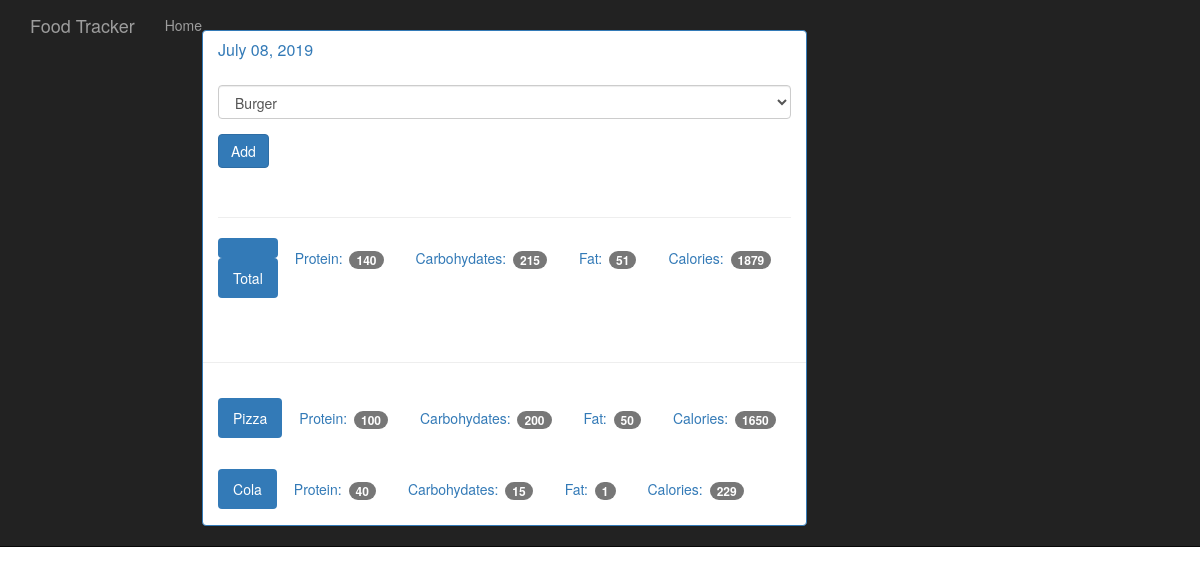
Page /view/20190708 on the committed database.
### tables this page shows
CREATE TABLE food (
    id integer primary key autoincrement,
    name text not null,
    protein integer not null,
    carbohydrates integer not null,
    fat integer not null,
    calories integer not null
);

### app.py (the view)
@app.route('/view/<date>',methods=["GET","POST"])
def view(date):
	db =get_db()
	cur=db.execute('select id,entry_date from log_date where entry_date=?',[date])
	date_result =cur.fetchone()
	if request.method=="POST":
		db.execute('insert into food_date (food_id,log_date_id)values(?,?)',\
			[request.form['food-select'],date_result['id']])
		db.commit()
	d=datetime.strptime(str(date_result['entry_date']),"%Y%m%d")
	pretty_date=datetime.strftime(d,'%B %d, %Y')
	food_cur=db.execute('select id,name from food')
	food_results=food_cur.fetchall()
	log_cur=db.execute('select food.name, food.protein, food.carbohydrates, \
		food.fat, food.calories from log_date \
		join food_date on food_date.log_date_id = log_date.id \
		join food on food.id = food_date.food_id where log_date.entry_date = ?', [date])
	log_results=log_cur.fetchall()
	totals={}
	totals['protein']=0
	totals['carbohydrates']=0
	totals['fat']=0
	totals['calories']=0
	for food in log_results:
		totals['protein']+=food['protein']
		totals['carbohydrates']+=food['carbohydrates']
		totals['fat']+=food['fat']
		totals['calories']+=food['calories']
	return render_template('day.html',entry_date=date_result['entry_date'],\
		pretty_date=pretty_date,food_results=food_results,\
		log_results=log_results,totals=totals)

### database.py (called while the page is built)
def connect_db():
    sql = sqlite3.connect('/home/ffulan/Dev/Flask/UltimateFlask/FoodTruckFlask/FoodLog.db')
    sql.row_factory = sqlite3.Row
    return sql

def get_db():
    if not hasattr(g, 'sqlite_db'):
        g.sqlite_db = connect_db()
    return g.sqlite_db

### templates/day.html
{%extends 'base.html'%}
{%block body%}
    <nav class="navbar navbar-inverse navbar-fixed-top">
      <div class="container">
        <div class="navbar-header">
          <a class="navbar-brand" href="{{url_for('index')}}">Food Tracker</a>
        </div>
        <div id="navbar" class="navbar-collapse collapse">
          <ul class="nav navbar-nav">
            <li><a href="{{url_for('index')}}">Home</a></li>
            <li><a href="{{url_for('food')}}>Add Food Item</a></li>
          </ul>
        </div>
      </div>
    </nav>
    <div class="container theme-showcase col-sm-6 col-sm-offset-3" role="main">
      <div class="row">
        <div>
          <div class="panel panel-primary">
            <div class="panel-heading">
              <h3 class="panel-title">{{pretty_date}}</h3>
            </div>
            <div class="panel-body">
              <form method="POST" action="{{url_for('view',date=entry_date)}}">
                <div class="form-group">
                  <select class="form-control" name="food-select">
                    {%for food in food_results%}
                    <option value={{food.id}}>{{food.name}}</option>
                    {%endfor%}
                  </select>
                </div>
                <button type="submit" class="btn btn-primary">Add</button>
              </form>
              <div class="page-header"></div>
              <ul class="nav nav-pills" role="tablist">
                <li class="active"><a>Total</a></li>
                <li><a>Protein: <span class="badge">{{totals.protein}}</span></a></li>
                <li><a>Carbohydates: <span class="badge">{{totals.carbohydrates}}</span></a></li>
                <li><a>Fat: <span class="badge">{{totals.fat}}</span></a></li>
                <li><a>Calories: <span class="badge">{{totals.calories}}</span></a></li>
              </ul>
            </div>
            <div class="page-header"></div>
            {%for food in log_results%}
            <div class="panel-body">
              <ul class="nav nav-pills" role="tablist">
                <li class="active"><a>{{food.name}}</a></li>
                <li><a>Protein: <span class="badge">{{food.protein}}</span></a></li>
                <li><a>Carbohydates: <span class="badge">{{food.carbohydrates}}</span></a></li>
                <li><a>Fat: <span class="badge">{{food.fat}}</span></a></li>
                <li><a>Calories: <span class="badge">{{food.calories}}</span></a></li>
              </ul>
            </div>
            {%endfor%}
          </div>
        </div>
      </div>
    </div>
{%endblock%}

### static/theme.css (style rules this page uses)
body { padding-top: 70px; padding-bottom: 30px; }

### rows in the picture
food: name "Pizza", protein "100", carbohydrates "200", fat "50", calories "1650"
food: name "Cola", protein "40", carbohydrates "15", fat "1", calories "229"

### other values in the picture
{{ pretty_date }} "July 08, 2019"
{{ totals.protein }} "140"
{{ totals.carbohydrates }} "215"
{{ totals.fat }} "51"
{{ totals.calories }} "1879"
form field food-select "Burger"
